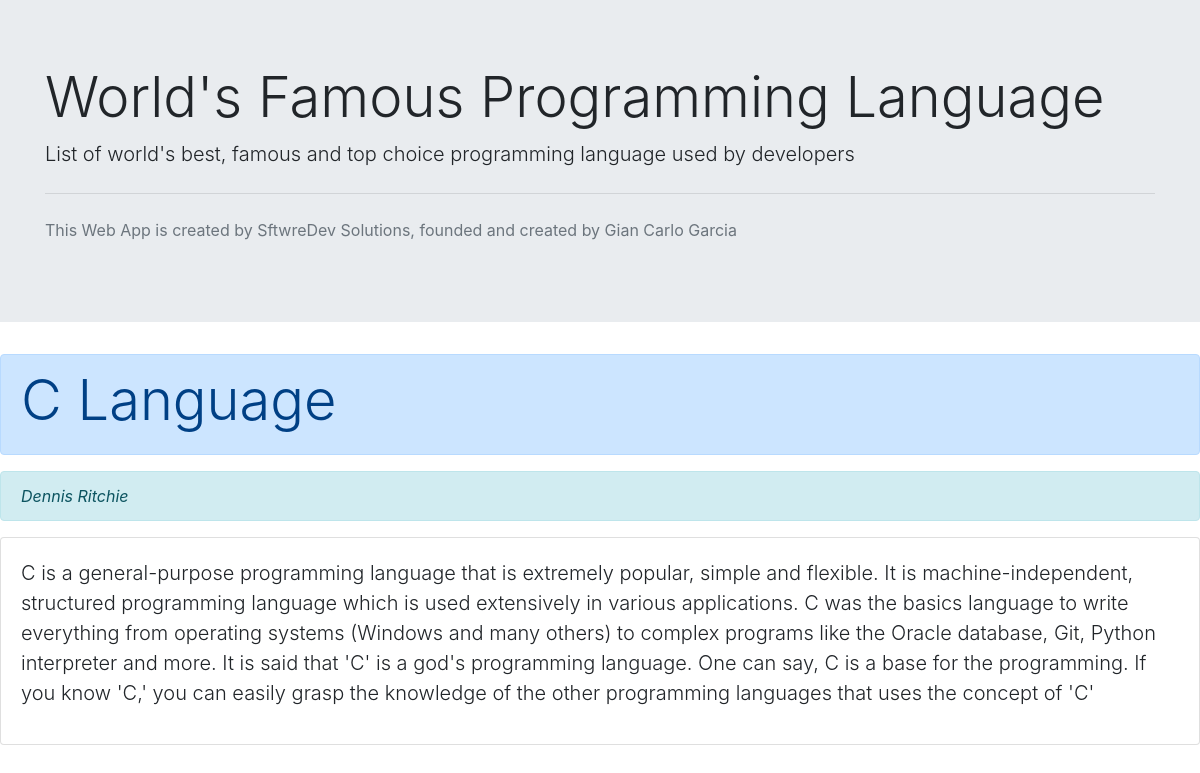
Screenshot of /list/c-language/ with the database file from the repository.
### crud/models.py (models this page shows, shortened)
class Programming(models.Model):
    language = models.CharField(max_length=100,db_index=True)
    slug = models.SlugField(unique=True, db_index=True)
    creator = models.CharField(max_length=100)
    description = models.TextField(blank=False)

### crud/views.py (the view)
# urls.py: path('list/<str:slug>/', views.detail, name='detail'),
def detail(request, slug):
    obj = get_object_or_404(Programming, slug=slug)
    template_name = 'crud/detail.html'
    context = {"detail" : obj}
    return render(request, template_name, context)

### crud/templates/crud/detail.html (shortened to what this page needs)
{% extends 'base.html' %}
{% block content %}
    {% include 'crud/header.html'%}
    <div class="alert alert-primary" role="alert">
        <h3 class='display-4'> {{ detail.language }} </h3>
    </div>
    <p class="alert alert-info"> <cite title='Source Title'>{{ detail.creator }} </cite> </p>
    <div class="card card-body">
        <p class="lead"> {{detail.description }} </p>
    </div>
{% endblock %}

### rows the page displays
Programming: language "C Language", creator "Dennis Ritchie", description "C is a general-purpose programming language that is extremely popular, simple and flexible. It is machine-independent, structured programming language which is used extensively in various applications. C was the basics language to write everything from operating systems (Windows and many others) to complex programs like the Oracle database, Git, Python interpreter and more. It is said that 'C' is a god's programming language. One can say, C is a base for the programming. If you know 'C,' you can easily grasp the knowledge of the other programming languages that uses the concept of 'C'"
